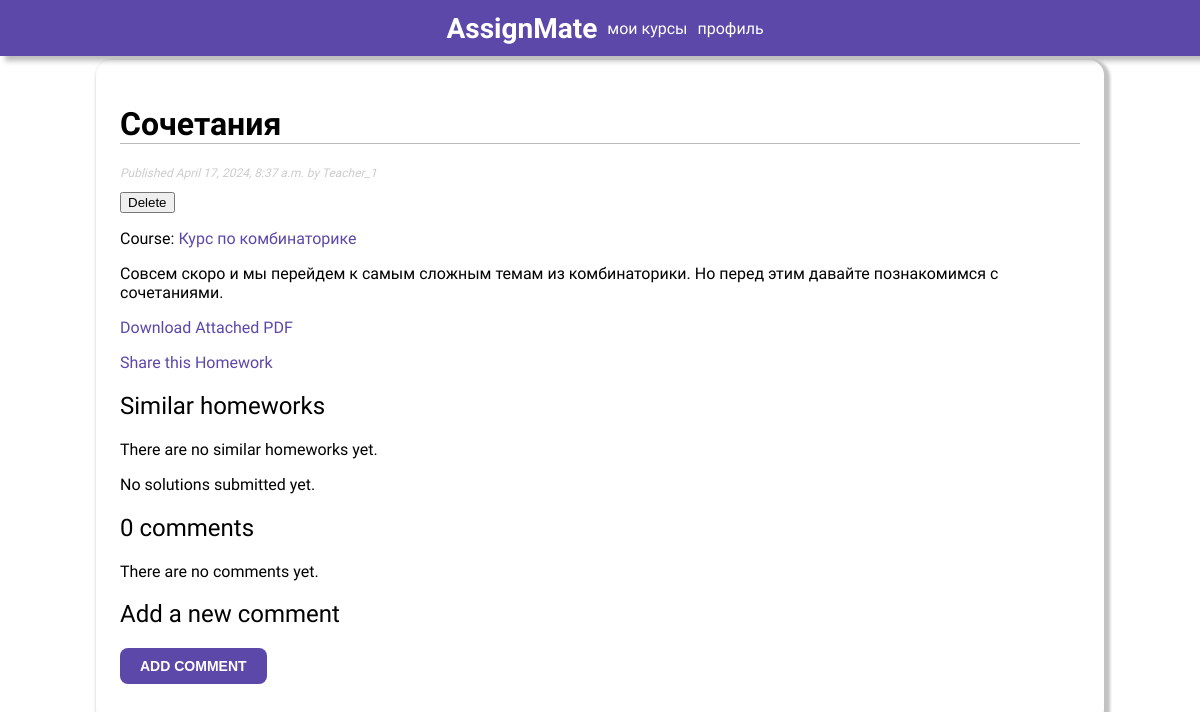
Screenshot of /2024/4/17/sochetaniya/ (signed in) with the database file from the repository.
### assign/models.py (models this page shows, shortened)
class Homework(models.Model):
    class Status(models.TextChoices):
        DRAFT = 'DF', 'Draft'
        PUBLISHED = 'PB', 'Published'
    title = models.CharField(max_length=250)
    slug = models.SlugField(max_length=250,
                            unique_for_date='publish')
    author = models.ForeignKey(User,
                               on_delete=models.CASCADE,
                               limit_choices_to={'profile__role': 'teacher'},
                               related_name='assign_homeworks')
    course = models.ForeignKey(Course, on_delete=models.CASCADE, related_name='homeworks', null=True, blank=True)
    body = models.TextField()
    pdf = models.FileField(upload_to=upload_to, null=True, blank=True)
    publish = models.DateTimeField(default=timezone.now)  # поле дата публикации
    created = models.DateTimeField(auto_now_add=True)  # поле дата создания
    updated = models.DateTimeField(auto_now=True)  # поле дата изменения
    status = models.CharField(max_length=2,
                              choices=Status.choices,
                              default=Status.PUBLISHED)
    tags = TaggableManager()
    objects = models.Manager() # менеджер, применяемый по умолчанию
    published = PublishedManager() # конкретно-прикладной менеджер
    class Meta: #класс определяет метаданные модели.
        ordering = ['-publish'] #сортировка
        indexes = [
            models.Index(fields=['-publish']), #индексация
        ]

class Course(models.Model):
    class Status(models.TextChoices):
        DRAFT = 'DF', 'Draft'
        PUBLISHED = 'PB', 'Published'
    title = models.CharField(max_length=250)
    slug = models.SlugField(max_length=250,
                            unique_for_month="publish")
    creator = models.ForeignKey(
        User,
        on_delete=models.CASCADE,
        related_name='created_courses',  # Уникальное имя для обратной связи
        limit_choices_to={'profile__role': 'teacher'},
        null=True,
        blank=True
    )
    publish = models.DateTimeField(default=timezone.now)  # поле дата публикации
    status = models.CharField(max_length=2,
                              choices=Status.choices,
                              default=Status.DRAFT)
    class Meta:  # класс определяет метаданные модели.
        ordering = ['-publish']  # сортировка
        indexes = [
            models.Index(fields=['-publish']),  # индексация
        ]

### assign/views.py (the view)
@login_required
def homework_detail(request, year, month, day, homework_slug):
    homework = get_object_or_404(Homework, slug=homework_slug,
                                 publish__year=year, publish__month=month, publish__day=day)
    if not (homework.course.creator == request.user or Enrollment.objects.filter(course=homework.course,
                                                                                 student=request.user).exists()):
        raise Http404("You do not have permission to view this homework.")
    if is_teacher(request.user):
        solutions = homework.solutions.all()
    else:
        solutions = homework.solutions.filter(student=request.user)
    can_submit_solution = is_student(request.user) and not solutions.exists()
    comments = homework.comments.filter(active=True)
    new_comment = None
    if request.method == 'POST':
        comment_form = CommentForm(data=request.POST)
        if comment_form.is_valid():
            new_comment = comment_form.save(commit=False)
            new_comment.homework = homework
            new_comment.save()
    else:
        comment_form = CommentForm()
    return render(request, 'assign/homework/detail.html', {
        'homework': homework,
        'comments': comments,
        'new_comment': new_comment,
        'comment_form': comment_form,
        'can_submit_solution': can_submit_solution,
        'solutions': solutions,
        'is_teacher': is_teacher(request.user)  # передаем флаг в шаблон
    })

### assign/forms.py
class CommentForm(forms.ModelForm):
    class Meta:
        model = Comment
        fields = ['name', 'email', 'body']

### assign/templatetags/assign_tags.py (called while the page is built)
@register.filter(name='markdown')
def markdown_format(text):
    return mark_safe(markdown.markdown(text))

### assign/views.py (called while the page is built)
def is_student(user):
    return hasattr(user, 'profile') and user.profile.role == 'student'

def is_teacher(user):
    return hasattr(user, 'profile') and user.profile.role == 'teacher'

### templates/assign/homework/detail.html (shortened to what this page needs)
{% extends "assign/base.html" %}
{% load assign_tags %}
{% block content %}
<h1>{{ homework.title }}</h1>
<p class="date">
    Published {{ homework.publish }} by {{ homework.author }}
</p>
{% if request.user == homework.author or request.user.is_staff %}
    <form method="post" action="{% url 'assign:delete_homework' homework.id %}">
    <button type="submit">Delete</button>
    </form>
{% endif %}
<p>
    Course: <a href="{% url 'assign:course_detail' pk=homework.course.id %}">{{ homework.course.title }}</a>
</p>
{{ homework.body|markdown }}
{% if homework.pdf %}
    <p><a href="{{ homework.pdf.url }}" target="_blank">Download Attached PDF</a></p>
{% else %}
    <p>No attached PDF.</p>
{% endif %}
<p><a href="{% url 'assign:homework_share' homework.id %}">Share this Homework</a></p>
<h2>Similar homeworks</h2>
{% for homework in similar_homeworks %}
    <p><a href="{{ homework.get_absolute_url }}">{{ homework.title }}</a></p>
{% empty %}
    <p>There are no similar homeworks yet.</p>
{% endfor %}
{% if solutions %}
    <h3>Submitted Solutions</h3>
    <ul>
    {% for solution in solutions %}
        <li>
            {{ solution.student.username }}'s solution:
            <div>
                <div class="preformatted-text">{{ solution.answer_text|markdown }}</div>
                {% if solution.answer_pdf %}
                    <a href="{{ solution.answer_pdf.url }}">Download PDF</a>
                {% endif %}
                {% if solution.grade or solution.teacher_comment %}
                    <p>Grade: {{ solution.grade|default:"Not graded yet" }}</p>
                    <p>Teacher's Comment: {{ solution.teacher_comment|default:"No comment" }}</p>
                {% endif %}
                {% if is_teacher %}
                    <a href="{% url 'assign:review_homework' solution.id %}">Review Solution</a>
                {% endif %}
            </div>
        </li>
    {% endfor %}
    </ul>
{% else %}
    <p>No solutions submitted yet.</p>
{% endif %}
{% with comments.count as total_comments %}
    <h2>{{ total_comments }} comment{{ total_comments|pluralize }}</h2>
{% endwith %}
{% for comment in comments %}
    <div class="comment">
        <p class="info">Comment {{ forloop.counter }} by {{ comment.name }} on {{ comment.created }}</p>
        {{ comment.body|linebreaks }}
    </div>
{% empty %}
    <p>There are no comments yet.</p>
{% endfor %}
{% include "assign/homework/includes/comment_form.html" %}
{% endblock %}

### assign/static/css/styles.css (style rules this page uses)
body { margin: 0; padding: 0; font-family: "Raleway"; }
a { color: #5B48A9; text-decoration: none; }
h1 { font-weight: bold; border-bottom: 1px solid #bbb; }
h2 { font-weight: normal; }
p.date { color: #ccc; font-size: 12px; font-style: italic; }

### rows the page displays
Homework: title "Сочетания", publish "April 17, 2024, 8:37 a.m.", author "Teacher_1", course "Курс по комбинаторике", body "Совсем скоро и мы перейдем к самым сложным темам из комбинаторики. Но перед этим давайте познакомимся с сочетаниями."

### other values shown
{{ total_comments }} "0"
